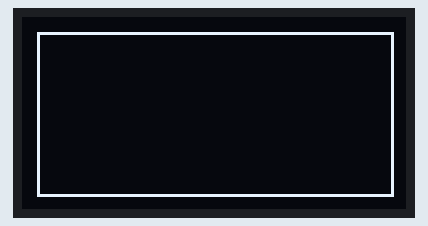
Bench run of a sketch on a simulated Arduboy, built with avr-gcc and run on an emulated ATmega32U4. On the bench: 128×64 one-colour display.

Above: at 0.1 s.

The sketch:

hondana.ino
```cpp
// (licence header left out)
#include <Arduboy2.h>

// make an instance of arduboy used for many functions
Arduboy2 arduboy;
int pointX = 0;
int pointY = 0;

// This function runs once in your game.
// use it for anything that needs to be set only once in your game.
void setup() {
  // initiate arduboy instance
  arduboy.begin();

  // here we set the framerate to 15, we do not need to run at
  // default 60 and it saves us battery life
  arduboy.setFrameRate(15);
}


// our main game loop, this runs once every cycle/frame.
// this is where our game logic goes.
void loop() {
  // pause render until it's time for the next frame
  if (!(arduboy.nextFrame()))
    return;

  // first we clear our screen to black
  arduboy.clear();

  // we set our cursor 5 pixels to the right and 10 down from the top
  // (positions start at 0, 0)
  arduboy.setCursor(0, 0);

  // then we print to screen what is in the Quotation marks ""
  // arduboy.print(F("aaa"));

  arduboy.drawRect(5,5,119,55);
//  arduboy.drawLine(10,5,118,59);
//  arduboy.fillRect(64,5,54,18);
//  arduboy.fillCircle(28,41,18);

  // then we finaly we tell the arduboy to display what we just wrote to the display
  arduboy.display();
}
```
